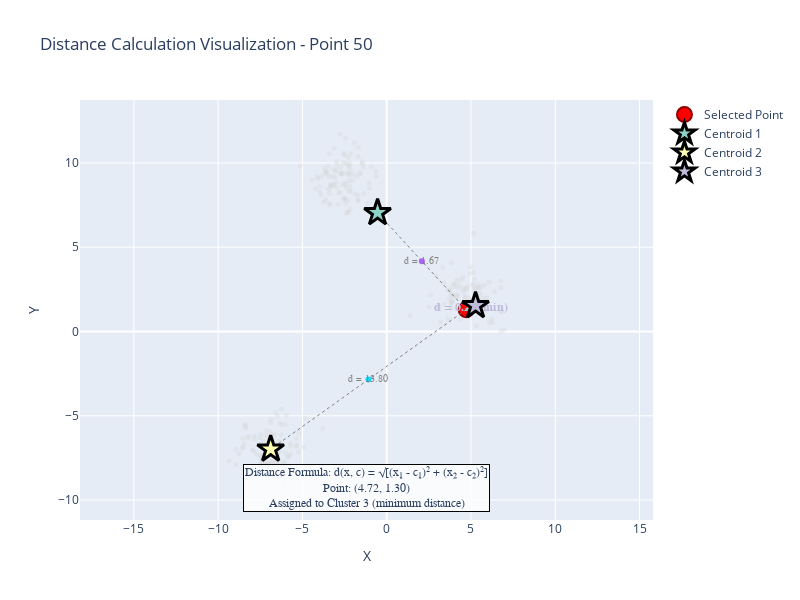

The notebook cell saved with this chart:
### Markdown cell above
### Example 3: Distance Calculation Visualization

Visualize how distances are calculated for a specific point:

### Code cell
# Visualize distance calculations for a specific point
point_idx = 50  # Choose any point index
distance_fig = create_distance_visualization(X, kmeans, point_idx, iteration=1)
distance_fig.show()

### Figure 1 — Plotly figure (JSON) as saved in the notebook; plotly's stock layout.template omitted (floating-point values rounded to 4 significant figures; data arrays with more than 128 entries replaced by an {"elided": "..."} marker saying what was removed)
{"data": [{"hoverinfo": "skip", "marker": {"color": "lightgray", "opacity": 0.3, "size": 5}, "mode": "markers", "name": "Other Points", "showlegend": false, "type": "scatter", "x": {"elided": "300 float values"}, "y": {"elided": "300 float values"}}, {"hovertemplate": "<b>%{text}</b><br>X: %{x:.2f}<br>Y: %{y:.2f}<extra></extra>", "marker": {"color": "red", "line": {"color": "darkred", "width": 2}, "size": 15, "symbol": "circle"}, "mode": "markers", "name": "Selected Point", "text": "Point 50", "type": "scatter", "x": [4.716], "y": [1.296]}, {"hoverinfo": "skip", "line": {"color": "gray", "dash": "dot", "width": 1}, "mode": "lines", "name": "Distance to Centroid 1", "showlegend": false, "type": "scatter", "x": [4.716, -0.5416], "y": [1.296, 7.044]}, {"hovertemplate": "Distance to Centroid 1: 1.6654<extra></extra>", "marker": {"size": 0}, "mode": "markers+text", "name": "Distance 1", "showlegend": false, "text": "d = 1.67", "textfont": {"color": "gray", "family": "Arial", "size": 10}, "textposition": "middle center", "type": "scatter", "x": [2.087], "y": [4.17]}, {"hoverinfo": "skip", "line": {"color": "gray", "dash": "dot", "width": 1}, "mode": "lines", "name": "Distance to Centroid 2", "showlegend": false, "type": "scatter", "x": [4.716, -6.884], "y": [1.296, -6.984]}, {"hovertemplate": "Distance to Centroid 2: 13.7977<extra></extra>", "marker": {"size": 0}, "mode": "markers+text", "name": "Distance 2", "showlegend": false, "text": "d = 13.80", "textfont": {"color": "gray", "family": "Arial", "size": 10}, "textposition": "middle center", "type": "scatter", "x": [-1.084], "y": [-2.844]}, {"hoverinfo": "skip", "line": {"color": "rgb(190,186,218)", "dash": "solid", "width": 3}, "mode": "lines", "name": "Distance to Centroid 3", "showlegend": false, "type": "scatter", "x": [4.716, 5.271], "y": [1.296, 1.528]}, {"hovertemplate": "Distance to Centroid 3: 0.2123<extra></extra>", "marker": {"size": 0}, "mode": "markers+text", "name": "Distance 3", "showlegend": false, "text": "<b>d = 0.21 (min)</b>", "textfont": {"color": "rgb(190,186,218)", "family": "Arial Black", "size": 12}, "textposition": "middle center", "type": "scatter", "x": [4.993], "y": [1.412]}, {"hovertemplate": "<b>%{text}</b><br>X: %{x:.2f}<br>Y: %{y:.2f}<extra></extra>", "marker": {"color": "rgb(141,211,199)", "line": {"color": "black", "width": 3}, "opacity": 1, "size": 20, "symbol": "star"}, "mode": "markers", "name": "Centroid 1", "text": "Centroid 1", "type": "scatter", "x": [-0.5416], "y": [7.044]}, {"hovertemplate": "<b>%{text}</b><br>X: %{x:.2f}<br>Y: %{y:.2f}<extra></extra>", "marker": {"color": "rgb(255,255,179)", "line": {"color": "black", "width": 3}, "opacity": 1, "size": 20, "symbol": "star"}, "mode": "markers", "name": "Centroid 2", "text": "Centroid 2", "type": "scatter", "x": [-6.884], "y": [-6.984]}, {"hovertemplate": "<b>%{text}</b><br>X: %{x:.2f}<br>Y: %{y:.2f}<extra></extra>", "marker": {"color": "rgb(190,186,218)", "line": {"color": "black", "width": 3}, "opacity": 1, "size": 20, "symbol": "star"}, "mode": "markers", "name": "Centroid 3", "text": "Centroid 3", "type": "scatter", "x": [5.271], "y": [1.528]}], "layout": {"annotations": [{"bgcolor": "rgba(255, 255, 255, 0.8)", "bordercolor": "black", "borderwidth": 1, "font": {"family": "Courier New", "size": 12}, "showarrow": false, "text": "Distance Formula: d(x, c) = √[(x₁ - c₁)² + (x₂ - c₂)²]<br>Point: (4.72, 1.30)<br>Assigned to Cluster 3 (minimum distance)", "x": 0.5, "xref": "paper", "y": 0.02, "yref": "paper"}], "height": 600, "hovermode": "closest", "title": {"text": "Distance Calculation Visualization - Point 50"}, "width": 800, "xaxis": {"range": [-11.35, 8.955], "title": {"text": "X"}}, "yaxis": {"range": [-11.18, 13.73], "scaleanchor": "x", "scaleratio": 1, "title": {"text": "Y"}}}}
